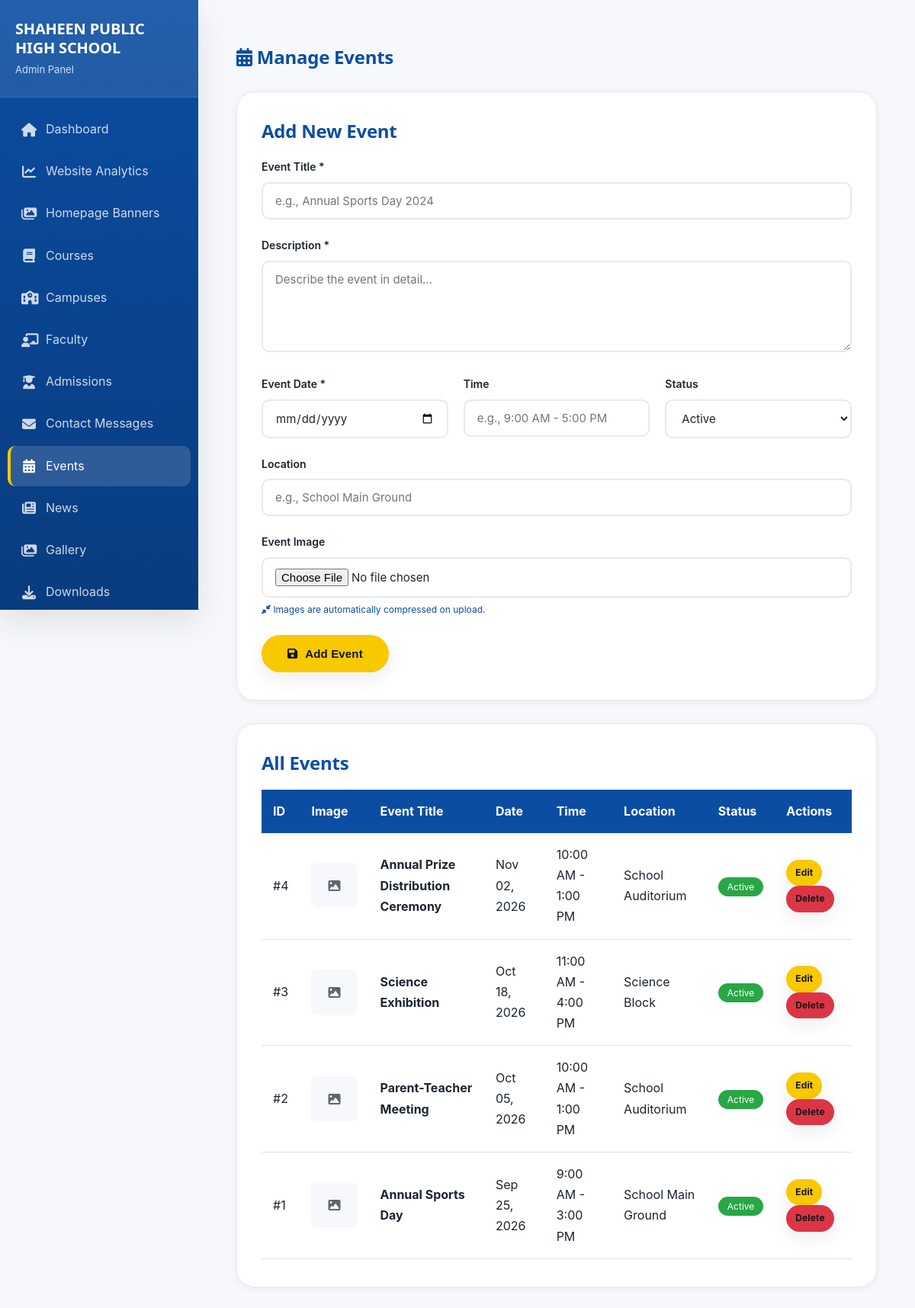
The page /AdminCP/manage_events.php (signed in) on the database its author committed.
### tables this page shows
CREATE TABLE `events` (
  `id` int(11) NOT NULL,
  `title` varchar(200) NOT NULL,
  `description` text DEFAULT NULL,
  `event_date` date NOT NULL,
  `time` varchar(50) DEFAULT NULL,
  `location` varchar(255) DEFAULT NULL,
  `image` varchar(255) DEFAULT NULL,
  `status` enum('active','inactive') DEFAULT 'active',
  `created_at` timestamp NOT NULL DEFAULT current_timestamp(),
  `updated_at` timestamp NOT NULL DEFAULT current_timestamp() ON UPDATE current_timestamp()
);

### AdminCP/manage_events.php (the view, shortened to what this page needs)
<?php
require_once '../includes/config.php';
$edit_event = null;
$events = mysqli_query($conn, "SELECT * FROM events ORDER BY event_date DESC, id DESC");
?>
<!DOCTYPE html>
<html lang="en">
<head>
    <link rel="stylesheet" href="../css/style.css">
    <link rel="stylesheet" href="https://cdnjs.cloudflare.com/ajax/libs/font-awesome/6.4.0/css/all.min.css">
    <link rel="stylesheet" href="assets/admin.css">
</head>
<body style="background: var(--bg-light);">
<div class="admin-shell">
<?php $active_page = 'manage_events.php'; include 'includes/sidebar.php'; ?>
<div class="main-content">
    <div class="container" style="padding: 30px 20px;">
        <div style="display: flex; justify-content: space-between; align-items: center; margin-bottom: 30px; flex-wrap: wrap; gap: 15px;">
            <div class="admin-topbar-left">
                <h1 style="color: var(--primary-color); margin:0;"><i class="fas fa-calendar-alt"></i> Manage Events</h1>
            </div>
        </div>
        <div class="card" style="margin-bottom: 30px;">
            <h2 style="color: var(--primary-color); margin-bottom: 20px;"><?php echo $edit_event ? 'Edit Event' : 'Add New Event'; ?></h2>
            <form method="POST" enctype="multipart/form-data">
                <div class="form-group">
                    <label>Event Title *</label>
                    <input type="text" name="title" required value="<?php echo $edit_event ? htmlspecialchars($edit_event['title']) : ''; ?>" placeholder="e.g., Annual Sports Day 2024">
                </div>
                <div class="form-group">
                    <label>Description *</label>
                    <textarea name="description" required rows="4" placeholder="Describe the event in detail..."><?php echo $edit_event ? htmlspecialchars($edit_event['description']) : ''; ?></textarea>
                </div>
                <div style="display: grid; grid-template-columns: 1fr 1fr 1fr; gap: 20px;">
                    <div class="form-group">
                        <label>Event Date *</label>
                        <input type="date" name="event_date" required value="<?php echo $edit_event ? $edit_event['event_date'] : ''; ?>">
                    </div>
                    <div class="form-group">
                        <label>Time</label>
                        <input type="text" name="time" value="<?php echo $edit_event ? htmlspecialchars($edit_event['time']) : ''; ?>" placeholder="e.g., 9:00 AM - 5:00 PM">
                    </div>
                    <div class="form-group">
                        <label>Status</label>
                        <select name="status">
                            <option value="active" <?php echo ($edit_event && $edit_event['status'] == 'active') ? 'selected' : ''; ?>>Active</option>
                        </select>
                    </div>
                </div>
                <div class="form-group">
                    <label>Location</label>
                    <input type="text" name="location" value="<?php echo $edit_event ? htmlspecialchars($edit_event['location']) : ''; ?>" placeholder="e.g., School Main Ground">
                </div>
                <div class="form-group">
                    <label>Event Image</label>
                    <input type="file" name="image" accept="image/*">
                    <small style="color: var(--primary-color); font-size: 12px; display: block; margin-top: 6px;"><i class="fas fa-compress-alt"></i> Images are automatically compressed on upload.</small>
                </div>
                <button type="submit" class="btn btn-primary">
                    <i class="fas fa-save"></i> <?php echo $edit_event ? 'Update Event' : 'Add Event'; ?>
                </button>
            </form>
        </div>
        <div class="card" style="overflow-x: auto;">
            <h2 style="color: var(--primary-color); margin-bottom: 20px;">All Events</h2>
            <table style="width: 100%; border-collapse: collapse;">
                <thead>
                    <tr style="background: var(--primary-color); color: white;">
                        <th style="padding: 15px; text-align: left;">ID</th>
                        <th style="padding: 15px; text-align: left;">Image</th>
                        <th style="padding: 15px; text-align: left;">Event Title</th>
                        <th style="padding: 15px; text-align: left;">Date</th>
                        <th style="padding: 15px; text-align: left;">Time</th>
                        <th style="padding: 15px; text-align: left;">Location</th>
                        <th style="padding: 15px; text-align: left;">Status</th>
                        <th style="padding: 15px; text-align: left;">Actions</th>
                    </tr>
                </thead>
                <tbody>
                    <?php
                    if ($events && mysqli_num_rows($events) > 0) {
                        while ($event = mysqli_fetch_assoc($events)) {
                            echo '<tr style="border-bottom: 1px solid #e0e0e0;">';
                            echo '<td style="padding: 15px;">#' . $event['id'] . '</td>';
                            echo '<td style="padding: 15px;">';
                            if (!empty($event['image'])) {
                                echo '<img src="../' . htmlspecialchars($event['image']) . '" alt="Event" style="width: 60px; height: 60px; object-fit: cover; border-radius: 8px;">';
                            } else {
                                echo '<div style="width: 60px; height: 60px; background: var(--bg-light); border-radius: 8px; display: flex; align-items: center; justify-content: center;"><i class="fas fa-image" style="color: var(--text-light);"></i></div>';
                            }
                            echo '</td>';
                            echo '<td style="padding: 15px;"><strong>' . htmlspecialchars($event['title']) . '</strong></td>';
                            echo '<td style="padding: 15px;">' . date('M d, Y', strtotime($event['event_date'])) . '</td>';
                            echo '<td style="padding: 15px;">' . htmlspecialchars($event['time']) . '</td>';
                            echo '<td style="padding: 15px;">' . htmlspecialchars($event['location']) . '</td>';
                            echo '<td style="padding: 15px;"><span style="background: ' . ($event['status'] == 'active' ? '#28a745' : '#dc3545') . '; color: white; padding: 5px 12px; border-radius: 20px; font-size: 12px;">' . ucfirst($event['status']) . '</span></td>';
                            echo '<td style="padding: 15px;">';
                            echo '<a href="?edit=' . $event['id'] . '" class="btn btn-primary" style="padding: 5px 10px; font-size: 12px; margin-right: 5px;">Edit</a>';
                            echo '<a href="?action=delete&id=' . $event['id'] . '" class="btn btn-primary" style="padding: 5px 10px; font-size: 12px; background: #dc3545;" onclick="return confirm(\'Delete this event?\')">Delete</a>';
                            echo '</td>';
                            echo '</tr>';
                        }
                    } else {
                        echo '<tr><td colspan="8" style="padding: 30px; text-align: center; color: var(--text-light);">No events yet</td></tr>';
                    }
                    ?>
                </tbody>
            </table>
        </div>
    </div>
    </div>
</div>
</body>
</html>

### css/style.css (style rules this page uses)
:root { --primary-color: #0B4DA2; --secondary-color: #FFFFFF; --accent-color: #F9C900; --ink: #10151f; --text-dark: #1c2430; --text-light: #5c6672; --muted: #8892a0; --border-color: #e7e9ee; --bg-light: #f6f8fb; --surface: #ffffff; --primary-dark: #0a3a7a; --primary-dark: color-mix(in srgb, var(--primary-color) 78%, black); --primary-soft: #eaf1fb; --primary-soft: color-mix(in srgb, var(--primary-color) 8%, white); --accent-dark: #d1a900; --accent-dark: color-mix(in srgb, var(--accent-color) 80%, black); --font-display: 'Plus Jakarta Sans', 'Poppins', 'Segoe UI', sans-serif; --font-body: 'Inter', 'Segoe UI', Tahoma, Geneva, Verdana, sans-serif; --radius-sm: 10px; --radius-md: 16px; --radius-lg: 24px; --radius-pill: 999px; --shadow-xs: 0 2px 8px rgba(16, 21, 31, 0.06); --shadow-sm: 0 8px 24px rgba(16, 21, 31, 0.08); --shadow-md: 0 16px 40px rgba(16, 21, 31, 0.10); --shadow-lg: 0 30px 70px rgba(16, 21, 31, 0.14); --shadow: var(--shadow-sm); --shadow-lg-legacy: var(--shadow-md); --container-width: 1240px; --transition: 280ms cubic-bezier(.4,0,.2,1); }
* { margin: 0; padding: 0; box-sizing: border-box; }
html { scroll-behavior: smooth; }
body { font-family: var(--font-body); color: var(--text-dark); line-height: 1.7; overflow-x: hidden; background: var(--surface); -webkit-font-smoothing: antialiased; -moz-osx-font-smoothing: grayscale; }
h1, h2, h3, h4, h5, h6 { font-family: var(--font-display); color: var(--ink); line-height: 1.25; letter-spacing: -0.01em; }
a { text-decoration: none; color: inherit; transition: color var(--transition), background var(--transition), border-color var(--transition), transform var(--transition), box-shadow var(--transition); }
.container { max-width: var(--container-width); margin: 0 auto; padding: 0 24px; }
.btn { display: inline-flex; align-items: center; justify-content: center; gap: 10px; padding: 14px 32px; border-radius: var(--radius-pill); font-weight: 700; font-size: 15px; letter-spacing: .01em; transition: all var(--transition); cursor: pointer; border: 2px solid transparent; }
.btn-primary { background: var(--accent-color); color: var(--ink); box-shadow: var(--shadow-sm); }
.card { background: var(--surface); border-radius: var(--radius-lg); padding: 36px 32px; box-shadow: var(--shadow-xs); transition: all var(--transition); border: 1px solid var(--border-color); }
.form-group { margin-bottom: 22px; }
.form-group label { display: block; margin-bottom: 8px; font-weight: 600; color: var(--text-dark); font-size: 14px; }
.form-group input, .form-group select, .form-group textarea { width: 100%; padding: 13px 16px; border: 2px solid var(--border-color); border-radius: var(--radius-sm); font-size: 15px; transition: all var(--transition); font-family: inherit; background: var(--surface); color: var(--text-dark); }
.form-group textarea { resize: vertical; min-height: 120px; }

### AdminCP/assets/admin.css (style rules this page uses)
* { margin: 0; padding: 0; box-sizing: border-box; }
html, body { height: 100%; }
body { background: var(--bg-light, #f5f7fa); font-family: var(--font-body, 'Segoe UI'), Tahoma, Geneva, Verdana, sans-serif; }
.admin-shell { display: grid; grid-template-columns: 260px minmax(0, 1fr); min-height: 100vh; }
.main-content { min-width: 0; padding: 30px; }
.admin-topbar-left { display: flex; align-items: center; gap: 14px; min-width: 0; }
.admin-topbar-left h1 { color: var(--primary-color, #0B4DA2); font-size: 24px; }

### rows shown on the page
events: id "4", title "Annual Prize Distribution Ceremony", event_date "Nov 02, 2026", time "10:00 AM - 1:00 PM", location "School Auditorium", status "Active"
events: id "3", title "Science Exhibition", event_date "Oct 18, 2026", time "11:00 AM - 4:00 PM", location "Science Block", status "Active"
events: id "2", title "Parent-Teacher Meeting", event_date "Oct 05, 2026", time "10:00 AM - 1:00 PM", location "School Auditorium", status "Active"
events: id "1", title "Annual Sports Day", event_date "Sep 25, 2026", time "9:00 AM - 3:00 PM", location "School Main Ground", status "Active"

### other values the page prints
SITE_NAME "SHAHEEN PUBLIC HIGH SCHOOL"
$label "Dashboard"
$label "Website Analytics"
$label "Homepage Banners"
$label "Courses"
$label "Campuses"
$label "Faculty"
$label "Admissions"
$label "Contact Messages"
$label "Events"
$label "News"
$label "Gallery"
$label "Downloads"
